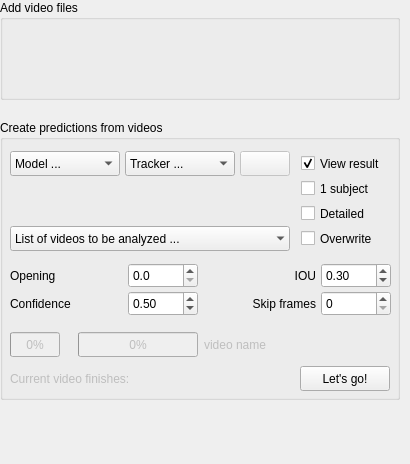
      <widget class="QWidget" name="predict_tab">
       <property name="geometry">
        <rect>
         <x>0</x>
         <y>0</y>
         <width>410</width>
         <height>464</height>
        </rect>
       </property>
       <property name="sizePolicy">
        <sizepolicy hsizetype="Ignored" vsizetype="Preferred">
         <horstretch>0</horstretch>
         <verstretch>0</verstretch>
        </sizepolicy>
       </property>
       <attribute name="icon">
        <iconset>
         <normaloff>icons/noun-conversion-7158876.svg</normaloff>icons/noun-conversion-7158876.svg</iconset>
       </attribute>
       <attribute name="label">
        <string>Analyze (new) videos</string>
       </attribute>
       <attribute name="toolTip">
        <string>Use trained models to run predictions on new videos</string>
       </attribute>
       <widget class="QWidget" name="verticalLayoutWidget_5">
        <property name="geometry">
         <rect>
          <x>0</x>
          <y>0</y>
          <width>402</width>
          <height>409</height>
         </rect>
        </property>
        <layout class="QVBoxLayout" name="predict_verticalLayout">
         <property name="spacing">
          <number>20</number>
         </property>
         <property name="bottomMargin">
          <number>10</number>
         </property>
         <item>
          <widget class="QGroupBox" name="predict_video_drop_groupbox">
           <property name="enabled">
            <bool>true</bool>
           </property>
           <property name="sizePolicy">
            <sizepolicy hsizetype="Maximum" vsizetype="Maximum">
             <horstretch>0</horstretch>
             <verstretch>0</verstretch>
            </sizepolicy>
           </property>
           <property name="minimumSize">
            <size>
             <width>400</width>
             <height>100</height>
            </size>
           </property>
           <property name="maximumSize">
            <size>
             <width>400</width>
             <height>100</height>
            </size>
           </property>
           <property name="title">
            <string>Add video files</string>
           </property>
           <layout class="QHBoxLayout" name="horizontalLayout_3">
            <property name="spacing">
             <number>20</number>
            </property>
            <property name="leftMargin">
             <number>9</number>
            </property>
            <property name="topMargin">
             <number>9</number>
            </property>
            <property name="rightMargin">
             <number>9</number>
            </property>
            <property name="bottomMargin">
             <number>9</number>
            </property>
            <item>
             <widget class="QWidget" name="predict_video_drop_widget" native="true">
              <property name="minimumSize">
               <size>
                <width>380</width>
                <height>60</height>
               </size>
              </property>
              <property name="maximumSize">
               <size>
                <width>380</width>
                <height>60</height>
               </size>
              </property>
              <property name="toolTip">
               <string>Drag and drop .mp4 files here</string>
              </property>
             </widget>
            </item>
           </layout>
          </widget>
         </item>
         <item>
          <widget class="QGroupBox" name="predict_video_predict_groupbox">
           <property name="enabled">
            <bool>true</bool>
           </property>
           <property name="sizePolicy">
            <sizepolicy hsizetype="Maximum" vsizetype="Maximum">
             <horstretch>0</horstretch>
             <verstretch>0</verstretch>
            </sizepolicy>
           </property>
           <property name="minimumSize">
            <size>
             <width>400</width>
             <height>280</height>
            </size>
           </property>
           <property name="maximumSize">
            <size>
             <width>400</width>
             <height>280</height>
            </size>
           </property>
           <property name="title">
            <string>Create predictions from videos</string>
           </property>
           <widget class="QWidget" name="layoutWidget_2">
            <property name="geometry">
             <rect>
              <x>10</x>
              <y>210</y>
              <width>382</width>
              <height>29</height>
             </rect>
            </property>
            <layout class="QHBoxLayout" name="predict_progress_bar_layout">
             <item alignment="Qt::AlignmentFlag::AlignLeft|Qt::AlignmentFlag::AlignVCenter">
              <widget class="QProgressBar" name="predict_overall_progressbar">
               <property name="enabled">
                <bool>false</bool>
               </property>
               <property name="sizePolicy">
                <sizepolicy hsizetype="MinimumExpanding" vsizetype="Fixed">
                 <horstretch>0</horstretch>
                 <verstretch>0</verstretch>
                </sizepolicy>
               </property>
               <property name="minimumSize">
                <size>
                 <width>50</width>
                 <height>25</height>
                </size>
               </property>
               <property name="maximumSize">
                <size>
                 <width>50</width>
                 <height>25</height>
                </size>
               </property>
               <property name="toolTip">
                <string>&lt;html&gt;&lt;head/&gt;&lt;body&gt;&lt;p&gt;Batch predict progress bar&lt;/p&gt;&lt;/body&gt;&lt;/html&gt;</string>
               </property>
               <property name="maximum">
                <number>20</number>
               </property>
               <property name="value">
                <number>0</number>
               </property>
               <property name="format">
                <string>%p%</string>
               </property>
              </widget>
             </item>
             <item alignment="Qt::AlignmentFlag::AlignLeft|Qt::AlignmentFlag::AlignVCenter">
              <widget class="QProgressBar" name="predict_current_video_progressbar">
               <property name="enabled">
                <bool>false</bool>
               </property>
               <property name="sizePolicy">
                <sizepolicy hsizetype="MinimumExpanding" vsizetype="Fixed">
                 <horstretch>0</horstretch>
                 <verstretch>0</verstretch>
                </sizepolicy>
               </property>
               <property name="minimumSize">
                <size>
                 <width>120</width>
                 <height>25</height>
                </size>
               </property>
               <property name="maximumSize">
                <size>
                 <width>120</width>
                 <height>25</height>
                </size>
               </property>
               <property name="toolTip">
                <string>&lt;html&gt;&lt;head/&gt;&lt;body&gt;&lt;p&gt;Batch predict progress bar&lt;/p&gt;&lt;/body&gt;&lt;/html&gt;</string>
               </property>
               <property name="maximum">
                <number>20</number>
               </property>
               <property name="value">
                <number>0</number>
               </property>
               <property name="format">
                <string>%p%</string>
               </property>
              </widget>
             </item>
             <item>
              <widget class="QLabel" name="predict_current_videoname_label">
               <property name="enabled">
                <bool>false</bool>
               </property>
               <property name="minimumSize">
                <size>
                 <width>188</width>
                 <height>25</height>
                </size>
               </property>
               <property name="maximumSize">
                <size>
                 <width>188</width>
                 <height>25</height>
                </size>
               </property>
               <property name="text">
                <string>video name</string>
               </property>
              </widget>
             </item>
            </layout>
           </widget>
           <widget class="QWidget" name="layoutWidget_3">
            <property name="geometry">
             <rect>
              <x>10</x>
              <y>240</y>
              <width>381</width>
              <height>37</height>
             </rect>
            </property>
            <layout class="QHBoxLayout" name="predict_finish_time_layout">
             <property name="rightMargin">
              <number>1</number>
             </property>
             <item>
              <widget class="QLabel" name="predict_finish_time_label">
               <property name="enabled">
                <bool>false</bool>
               </property>
               <property name="minimumSize">
                <size>
                 <width>0</width>
                 <height>25</height>
                </size>
               </property>
               <property name="maximumSize">
                <size>
                 <width>16777215</width>
                 <height>25</height>
                </size>
               </property>
               <property name="text">
                <string>Current video finishes:</string>
               </property>
              </widget>
             </item>
             <item>
              <widget class="QPushButton" name="predict_start_btn">
               <property name="minimumSize">
                <size>
                 <width>90</width>
                 <height>25</height>
                </size>
               </property>
               <property name="maximumSize">
                <size>
                 <width>90</width>
                 <height>25</height>
                </size>
               </property>
               <property name="toolTip">
                <string>Yeah!</string>
               </property>
               <property name="text">
                <string>Let's go!</string>
               </property>
              </widget>
             </item>
            </layout>
           </widget>
           <widget class="QWidget" name="layoutWidget">
            <property name="geometry">
             <rect>
              <x>10</x>
              <y>140</y>
              <width>381</width>
              <height>61</height>
             </rect>
            </property>
            <layout class="QGridLayout" name="predict_options_grid_layout">
             <property name="horizontalSpacing">
              <number>5</number>
             </property>
             <property name="verticalSpacing">
              <number>0</number>
             </property>
             <item row="0" column="0" alignment="Qt::AlignmentFlag::AlignLeft">
              <widget class="QLabel" name="prediction_mask_opening_label">
               <property name="sizePolicy">
                <sizepolicy hsizetype="Expanding" vsizetype="Preferred">
                 <horstretch>0</horstretch>
                 <verstretch>0</verstretch>
                </sizepolicy>
               </property>
               <property name="minimumSize">
                <size>
                 <width>75</width>
                 <height>0</height>
                </size>
               </property>
               <property name="maximumSize">
                <size>
                 <width>40</width>
                 <height>25</height>
                </size>
               </property>
               <property name="toolTip">
                <string>Perform morphological opening of predicted masks?
Opens regions when &gt; 0.0.
This gets rid of some noise in the detected regions, but slows down analysis quite a bit.</string>
               </property>
               <property name="text">
                <string>Opening</string>
               </property>
              </widget>
             </item>
             <item row="0" column="1">
              <widget class="QDoubleSpinBox" name="predict_mask_opening_spinbox">
               <property name="minimumSize">
                <size>
                 <width>70</width>
                 <height>25</height>
                </size>
               </property>
               <property name="maximumSize">
                <size>
                 <width>70</width>
                 <height>25</height>
                </size>
               </property>
               <property name="decimals">
                <number>1</number>
               </property>
               <property name="maximum">
                <double>5.000000000000000</double>
               </property>
               <property name="singleStep">
                <double>0.250000000000000</double>
               </property>
               <property name="value">
                <double>0.000000000000000</double>
               </property>
              </widget>
             </item>
             <item row="0" column="2" alignment="Qt::AlignmentFlag::AlignRight">
              <widget class="QLabel" name="prediction_iou_label">
               <property name="sizePolicy">
                <sizepolicy hsizetype="Expanding" vsizetype="Preferred">
                 <horstretch>0</horstretch>
                 <verstretch>0</verstretch>
                </sizepolicy>
               </property>
               <property name="minimumSize">
                <size>
                 <width>75</width>
                 <height>0</height>
                </size>
               </property>
               <property name="maximumSize">
                <size>
                 <width>75</width>
                 <height>25</height>
                </size>
               </property>
               <property name="toolTip">
                <string>Intersection over union. This threshold determines how much overlap between bounding boxes
is allowed before they are considered to be detecting the same object.
At IOU=0 all detected objects &gt; conf. thresh
of one label will be fused into one mask.</string>
               </property>
               <property name="text">
                <string>IOU</string>
               </property>
               <property name="alignment">
                <set>Qt::AlignmentFlag::AlignRight|Qt::AlignmentFlag::AlignTrailing|Qt::AlignmentFlag::AlignVCenter</set>
               </property>
              </widget>
             </item>
             <item row="0" column="3">
              <widget class="QDoubleSpinBox" name="predict_iou_thresh_spinbox">
               <property name="minimumSize">
                <size>
                 <width>70</width>
                 <height>25</height>
                </size>
               </property>
               <property name="maximumSize">
                <size>
                 <width>70</width>
                 <height>25</height>
                </size>
               </property>
               <property name="maximum">
                <double>1.000000000000000</double>
               </property>
               <property name="singleStep">
                <double>0.100000000000000</double>
               </property>
               <property name="value">
                <double>0.300000000000000</double>
               </property>
              </widget>
             </item>
             <item row="1" column="0" alignment="Qt::AlignmentFlag::AlignLeft">
              <widget class="QLabel" name="prediction_conf_thresh_label">
               <property name="sizePolicy">
                <sizepolicy hsizetype="Expanding" vsizetype="Preferred">
                 <horstretch>0</horstretch>
                 <verstretch>0</verstretch>
                </sizepolicy>
               </property>
               <property name="minimumSize">
                <size>
                 <width>75</width>
                 <height>0</height>
                </size>
               </property>
               <property name="maximumSize">
                <size>
                 <width>40</width>
                 <height>25</height>
                </size>
               </property>
               <property name="toolTip">
                <string>Confidence threshold for accepting prediction results as real</string>
               </property>
               <property name="text">
                <string>Confidence</string>
               </property>
              </widget>
             </item>
             <item row="1" column="1">
              <widget class="QDoubleSpinBox" name="predict_conf_thresh_spinbox">
               <property name="minimumSize">
                <size>
                 <width>70</width>
                 <height>25</height>
                </size>
               </property>
               <property name="maximumSize">
                <size>
                 <width>70</width>
                 <height>25</height>
                </size>
               </property>
               <property name="maximum">
                <double>1.000000000000000</double>
               </property>
               <property name="singleStep">
                <double>0.050000000000000</double>
               </property>
               <property name="value">
                <double>0.500000000000000</double>
               </property>
              </widget>
             </item>
             <item row="1" column="2" alignment="Qt::AlignmentFlag::AlignRight">
              <widget class="QLabel" name="prediction_skip_label">
               <property name="sizePolicy">
                <sizepolicy hsizetype="Expanding" vsizetype="Preferred">
                 <horstretch>0</horstretch>
                 <verstretch>0</verstretch>
                </sizepolicy>
               </property>
               <property name="minimumSize">
                <size>
                 <width>75</width>
                 <height>25</height>
                </size>
               </property>
               <property name="maximumSize">
                <size>
                 <width>75</width>
                 <height>25</height>
                </size>
               </property>
               <property name="toolTip">
                <string>Skip frames in videos? 0: All frames are analyzed, &gt;0: This many frames are being skipped. </string>
               </property>
               <property name="text">
                <string>Skip frames</string>
               </property>
               <property name="alignment">
                <set>Qt::AlignmentFlag::AlignRight|Qt::AlignmentFlag::AlignTrailing|Qt::AlignmentFlag::AlignVCenter</set>
               </property>
              </widget>
             </item>
             <item row="1" column="3">
              <widget class="QSpinBox" name="skip_frames_analysis_spinBox">
               <property name="minimumSize">
                <size>
                 <width>70</width>
                 <height>25</height>
                </size>
               </property>
               <property name="maximumSize">
                <size>
                 <width>70</width>
                 <height>25</height>
                </size>
               </property>
               <property name="maximum">
                <number>1000</number>
               </property>
              </widget>
             </item>
            </layout>
           </widget>
           <widget class="QWidget" name="layoutWidget">
            <property name="geometry">
             <rect>
              <x>10</x>
              <y>31</y>
              <width>381</width>
              <height>101</height>
             </rect>
            </property>
            <layout class="QGridLayout" name="predict_grid_layout">
             <property name="horizontalSpacing">
              <number>5</number>
             </property>
             <property name="verticalSpacing">
              <number>0</number>
             </property>
             <item row="2" column="3" alignment="Qt::AlignmentFlag::AlignLeft">
              <widget class="QCheckBox" name="detailed_extraction_checkBox">
               <property name="enabled">
                <bool>true</bool>
               </property>
               <property name="minimumSize">
                <size>
                 <width>90</width>
                 <height>25</height>
                </size>
               </property>
               <property name="maximumSize">
                <size>
                 <width>100</width>
                 <height>25</height>
                </size>
               </property>
               <property name="toolTip">
                <string>Extract more info per region than just its coordinates?
Click this if you want properties like area, eccentricity, solidity etc. to be determined for each region.
This slows down analysis, but gives you much more info per tracked region.</string>
               </property>
               <property name="text">
                <string>Detailed</string>
               </property>
               <property name="checked">
                <bool>false</bool>
               </property>
              </widget>
             </item>
             <item row="0" column="2" alignment="Qt::AlignmentFlag::AlignLeft|Qt::AlignmentFlag::AlignVCenter">
              <widget class="QPushButton" name="tune_tracker_btn">
               <property name="enabled">
                <bool>false</bool>
               </property>
               <property name="sizePolicy">
                <sizepolicy hsizetype="Fixed" vsizetype="Fixed">
                 <horstretch>0</horstretch>
                 <verstretch>0</verstretch>
                </sizepolicy>
               </property>
               <property name="minimumSize">
                <size>
                 <width>50</width>
                 <height>25</height>
                </size>
               </property>
               <property name="maximumSize">
                <size>
                 <width>50</width>
                 <height>25</height>
                </size>
               </property>
               <property name="baseSize">
                <size>
                 <width>50</width>
                 <height>25</height>
                </size>
               </property>
               <property name="toolTip">
                <string>Tune parameters of selected tracker</string>
               </property>
               <property name="text">
                <string/>
               </property>
              </widget>
             </item>
             <item row="0" column="1" alignment="Qt::AlignmentFlag::AlignRight|Qt::AlignmentFlag::AlignVCenter">
              <widget class="QComboBox" name="yolomodel_tracker_list">
               <property name="minimumSize">
                <size>
                 <width>110</width>
                 <height>25</height>
                </size>
               </property>
               <property name="maximumSize">
                <size>
                 <width>110</width>
                 <height>25</height>
                </size>
               </property>
               <property name="toolTip">
                <string>BoxMOT trackers</string>
               </property>
               <property name="maxCount">
                <number>20</number>
               </property>
               <property name="sizeAdjustPolicy">
                <enum>QComboBox::SizeAdjustPolicy::AdjustToContents</enum>
               </property>
               <property name="minimumContentsLength">
                <number>20</number>
               </property>
               <item>
                <property name="text">
                 <string>Tracker ...</string>
                </property>
               </item>
              </widget>
             </item>
             <item row="3" column="3" alignment="Qt::AlignmentFlag::AlignLeft">
              <widget class="QCheckBox" name="overwrite_prediction_checkBox">
               <property name="enabled">
                <bool>true</bool>
               </property>
               <property name="minimumSize">
                <size>
                 <width>90</width>
                 <height>25</height>
                </size>
               </property>
               <property name="maximumSize">
                <size>
                 <width>100</width>
                 <height>25</height>
                </size>
               </property>
               <property name="toolTip">
                <string>Overwrite previous analysis results? </string>
               </property>
               <property name="text">
                <string>Overwrite</string>
               </property>
               <property name="checked">
                <bool>false</bool>
               </property>
              </widget>
             </item>
             <item row="0" column="3" alignment="Qt::AlignmentFlag::AlignLeft">
              <widget class="QCheckBox" name="open_when_finish_checkBox">
               <property name="minimumSize">
                <size>
                 <width>90</width>
                 <height>25</height>
                </size>
               </property>
               <property name="maximumSize">
                <size>
                 <width>100</width>
                 <height>25</height>
                </size>
               </property>
               <property name="toolTip">
                <string>Open the resuts in new napari window when finished</string>
               </property>
               <property name="text">
                <string>View result</string>
               </property>
               <property name="checked">
                <bool>true</bool>
               </property>
              </widget>
             </item>
             <item row="3" column="0" colspan="3" alignment="Qt::AlignmentFlag::AlignLeft|Qt::AlignmentFlag::AlignTop">
              <widget class="QComboBox" name="videos_for_prediction_list">
               <property name="minimumSize">
                <size>
                 <width>280</width>
                 <height>25</height>
                </size>
               </property>
               <property name="maximumSize">
                <size>
                 <width>280</width>
                 <height>25</height>
                </size>
               </property>
               <property name="toolTip">
                <string>List of videos that will be analyzed, in order of processing.
Click on &quot;Remove&quot; in dropdown to remove videos from list.</string>
               </property>
               <property name="editable">
                <bool>false</bool>
               </property>
               <property name="currentText">
                <string>List of videos to be analyzed ...</string>
               </property>
               <property name="maxVisibleItems">
                <number>15</number>
               </property>
               <property name="maxCount">
                <number>1000</number>
               </property>
               <property name="sizeAdjustPolicy">
                <enum>QComboBox::SizeAdjustPolicy::AdjustToContents</enum>
               </property>
               <property name="iconSize">
                <size>
                 <width>14</width>
                 <height>14</height>
                </size>
               </property>
               <property name="frame">
                <bool>false</bool>
               </property>
               <item>
                <property name="text">
                 <string>List of videos to be analyzed ...</string>
                </property>
               </item>
               <item>
                <property name="text">
                 <string>⊖ Remove</string>
                </property>
               </item>
              </widget>
             </item>
             <item row="0" column="0" alignment="Qt::AlignmentFlag::AlignLeft|Qt::AlignmentFlag::AlignVCenter">
              <widget class="QComboBox" name="yolomodel_trained_list">
               <property name="enabled">
                <bool>true</bool>
               </property>
               <property name="minimumSize">
                <size>
                 <width>110</width>
                 <height>25</height>
                </size>
               </property>
               <property name="maximumSize">
                <size>
                 <width>110</width>
                 <height>25</height>
                </size>
               </property>
               <property name="toolTip">
                <string>OCTRON user trained models that are found in the project path</string>
               </property>
               <property name="currentText">
                <string>Model ...</string>
               </property>
               <item>
                <property name="text">
                 <string>Model ...</string>
                </property>
               </item>
              </widget>
             </item>
             <item row="1" column="3" alignment="Qt::AlignmentFlag::AlignLeft">
              <widget class="QCheckBox" name="single_subject_checkBox">
               <property name="enabled">
                <bool>true</bool>
               </property>
               <property name="minimumSize">
                <size>
                 <width>90</width>
                 <height>25</height>
                </size>
               </property>
               <property name="maximumSize">
                <size>
                 <width>100</width>
                 <height>25</height>
                </size>
               </property>
               <property name="toolTip">
                <string>Click this if you expect only one subject to be tracked per label.
This prevents artificial splitting of tracks.</string>
               </property>
               <property name="text">
                <string>1 subject</string>
               </property>
               <property name="checked">
                <bool>false</bool>
               </property>
              </widget>
             </item>
            </layout>
           </widget>
          </widget>
         </item>
        </layout>
       </widget>
      </widget>
